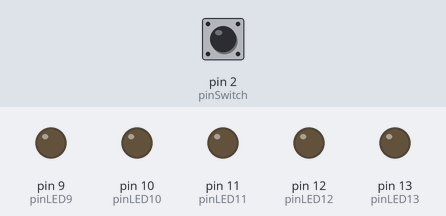
A sketch run on a simulated Arduino Uno, built with avr-gcc and run on an emulated ATmega328P. Parts: output pins drawn as LEDs (lit = HIGH). Inputs (shaded band) come from the test bench; at power-on: pin 2 (pinSwitch) LOW.

Above: at 1.2 s.
1.3 s: pin 2 (pinSwitch) pulled HIGH for 0.15 s
At 1.5 s:
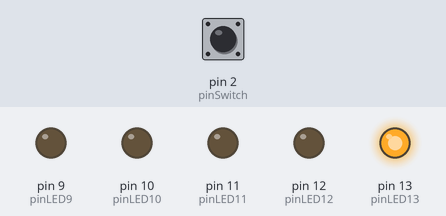
At 4.1 s:
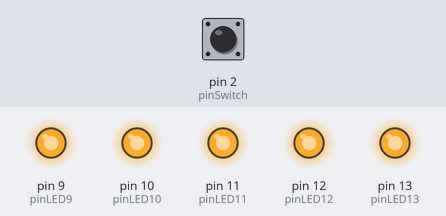
4.4 s: pin 2 (pinSwitch) pulled HIGH for 1 s
At 4.6 s:
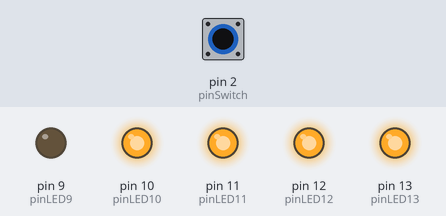
Timing chart, 0 to 10.7 s (numbered marks = the images above; inputs shaded):
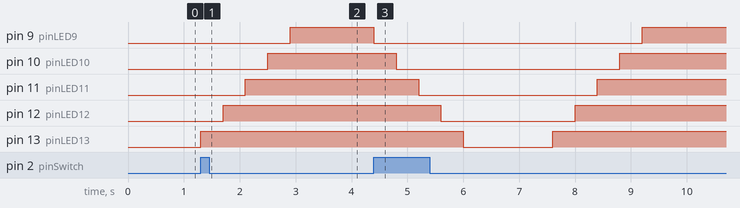

Measured:
- after the input at 1.3 s, pin 9 (pinLED9): LOW → HIGH after 1.6 s; pin 10 (pinLED10): LOW → HIGH after 1.2 s; pin 11 (pinLED11): LOW → HIGH after 0.80 s; pin 12 (pinLED12): LOW → HIGH after 0.40 s; pin 13 (pinLED13): LOW → HIGH at once
- after the input at 4.4 s, pin 9 (pinLED9): HIGH → LOW at once, → HIGH 4.8 s later; pin 10 (pinLED10): HIGH → LOW after 0.40 s, → HIGH 4.0 s later; pin 11 (pinLED11): HIGH → LOW after 0.80 s, → HIGH 3.2 s later; pin 12 (pinLED12): HIGH → LOW after 1.2 s, → HIGH 2.4 s later; pin 13 (pinLED13): HIGH → LOW after 1.6 s, → HIGH 1.6 s later

The sketch:

gate.ino
```cpp
// Defining the pins being used
int pinLED13 = 13;
int pinLED12 = 12;
int pinLED11 = 11;
int pinLED10 = 10;
int pinLED9 = 9;
int pinSwitch = 2;

// variables to hold the new and old switch states
boolean oldSwitchState = LOW;
boolean newSwitchState = LOW;

boolean LEDstate = LOW;

int animationSpeed = 0;

void setup()
{
    Serial.begin(9600);

    // light beam interruption
    // pressing the pushbutton simulate interrupting the light beam and opening the gate
    pinMode(pinSwitch, INPUT);

    // gate
    // glowing diodes simulate closing gate
    // fadeing diodes simulate opening gate
    pinMode(pinLED13, OUTPUT);
    pinMode(pinLED12, OUTPUT);
    pinMode(pinLED11, OUTPUT);
    pinMode(pinLED10, OUTPUT);
    pinMode(pinLED9, OUTPUT);

    digitalWrite(pinLED13,LOW);
    digitalWrite(pinLED12,LOW);
    digitalWrite(pinLED11,LOW);
    digitalWrite(pinLED10,LOW);
    digitalWrite(pinLED9,LOW);
}

void loop()
{
  animationSpeed = 400;

    // read the state of the pushbutton value:
    newSwitchState = digitalRead(pinSwitch);

    if ( newSwitchState != oldSwitchState )
    {
       // check if the pushbutton is pressed
       if ( newSwitchState == HIGH )
       {
           if ( LEDstate == LOW )
           {
            // closing the gate
            digitalWrite(pinLED13, HIGH);
            delay(animationSpeed);

            digitalWrite(pinLED12, HIGH);
            delay(animationSpeed);

            digitalWrite(pinLED11, HIGH);
            delay(animationSpeed);

            digitalWrite(pinLED10, HIGH);
            delay(animationSpeed);

            digitalWrite(pinLED9, HIGH);
            LEDstate = HIGH;
           }
           else
           {
            // opening the gate
            digitalWrite(pinLED9, LOW);
            delay(animationSpeed);

            digitalWrite(pinLED10, LOW);
            delay(animationSpeed);

            digitalWrite(pinLED11, LOW);
            delay(animationSpeed);

            digitalWrite(pinLED12, LOW);
            delay(animationSpeed);

            digitalWrite(pinLED13, LOW);
            delay(animationSpeed);
            LEDstate = LOW;

            // automatically closing the gate after strictly defined time
            delay(3 * animationSpeed);

             if ( LEDstate == LOW )
                {
                digitalWrite(pinLED13, HIGH);
                delay(animationSpeed);

                digitalWrite(pinLED12, HIGH);
                delay(animationSpeed);

                digitalWrite(pinLED11, HIGH);
                delay(animationSpeed);

                digitalWrite(pinLED10, HIGH);
                delay(animationSpeed);

                digitalWrite(pinLED9, HIGH);
                LEDstate = HIGH;
                }
           }
       }
       oldSwitchState = newSwitchState;
    }
}
```
